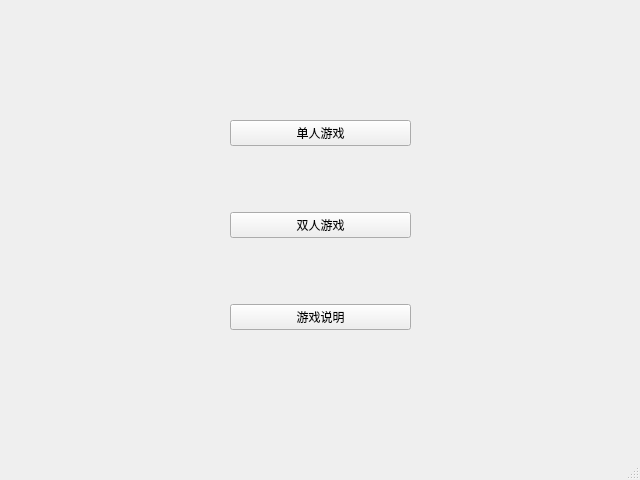
<?xml version="1.0" encoding="UTF-8"?>
<ui version="4.0">
 <class>MainWindow</class>
 <widget class="QMainWindow" name="MainWindow">
  <property name="geometry">
   <rect>
    <x>0</x>
    <y>0</y>
    <width>640</width>
    <height>480</height>
   </rect>
  </property>
  <property name="windowTitle">
   <string>MainWindow</string>
  </property>
  <widget class="QWidget" name="centralwidget">
   <widget class="QWidget" name="verticalLayoutWidget">
    <property name="geometry">
     <rect>
      <x>230</x>
      <y>60</y>
      <width>181</width>
      <height>331</height>
     </rect>
    </property>
    <layout class="QVBoxLayout" name="verticalLayout">
     <item>
      <widget class="QPushButton" name="pushButton">
       <property name="text">
        <string>单人游戏</string>
       </property>
      </widget>
     </item>
     <item>
      <widget class="QPushButton" name="pushButton_2">
       <property name="text">
        <string>双人游戏</string>
       </property>
      </widget>
     </item>
     <item>
      <widget class="QPushButton" name="pushButton_3">
       <property name="text">
        <string>游戏说明</string>
       </property>
      </widget>
     </item>
    </layout>
   </widget>
  </widget>
  <widget class="QMenuBar" name="menubar">
   <property name="geometry">
    <rect>
     <x>0</x>
     <y>0</y>
     <width>640</width>
     <height>26</height>
    </rect>
   </property>
  </widget>
  <widget class="QStatusBar" name="statusbar"/>
 </widget>
 <tabstops>
  <tabstop>pushButton</tabstop>
  <tabstop>pushButton_2</tabstop>
  <tabstop>pushButton_3</tabstop>
 </tabstops>
 <resources/>
 <connections/>
</ui>
